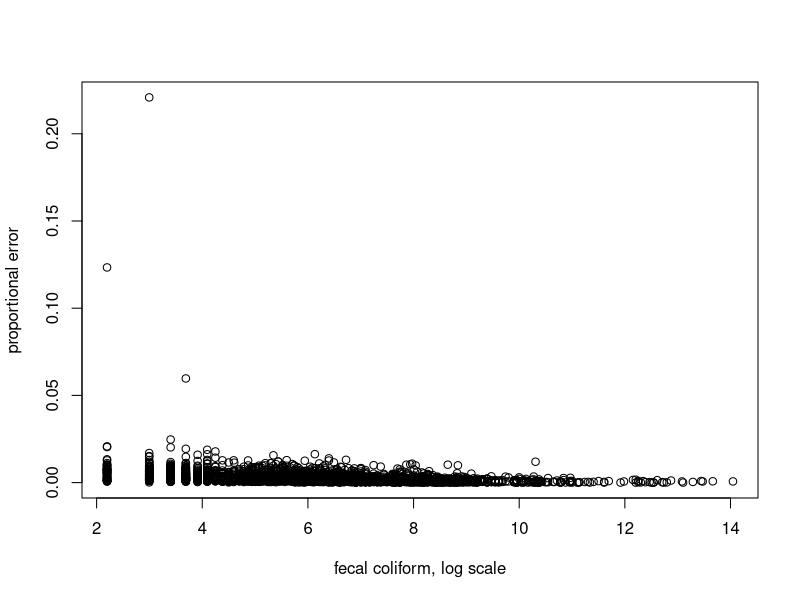

The R source for this figure:
library(MASS)

water <- read.csv("clean-waterway-measurements.csv")
n_observations = dim(water)[1]

water_numeric <- apply(water, 2, function(x) as.numeric(as.character(x)))

missing <- apply(water_numeric, 2, function(x) sum(is.na(x))/n_observations)

water_numeric <- as.data.frame(water_numeric[, missing < 0.4])
water_numeric <- na.omit(water_numeric)

fit <- lm(log(fec_col.cts.100ml.) ~ ., data=water_numeric)

f <- MASS::stepAIC(fit)

print(attr(f$terms, "term.labels"))

actual <- resid(f) + fitted(f)

plot(exp(resid(f))/exp(actual) ~ actual,
     ylab="proportional error",
     xlab="fecal coliform, log scale")

